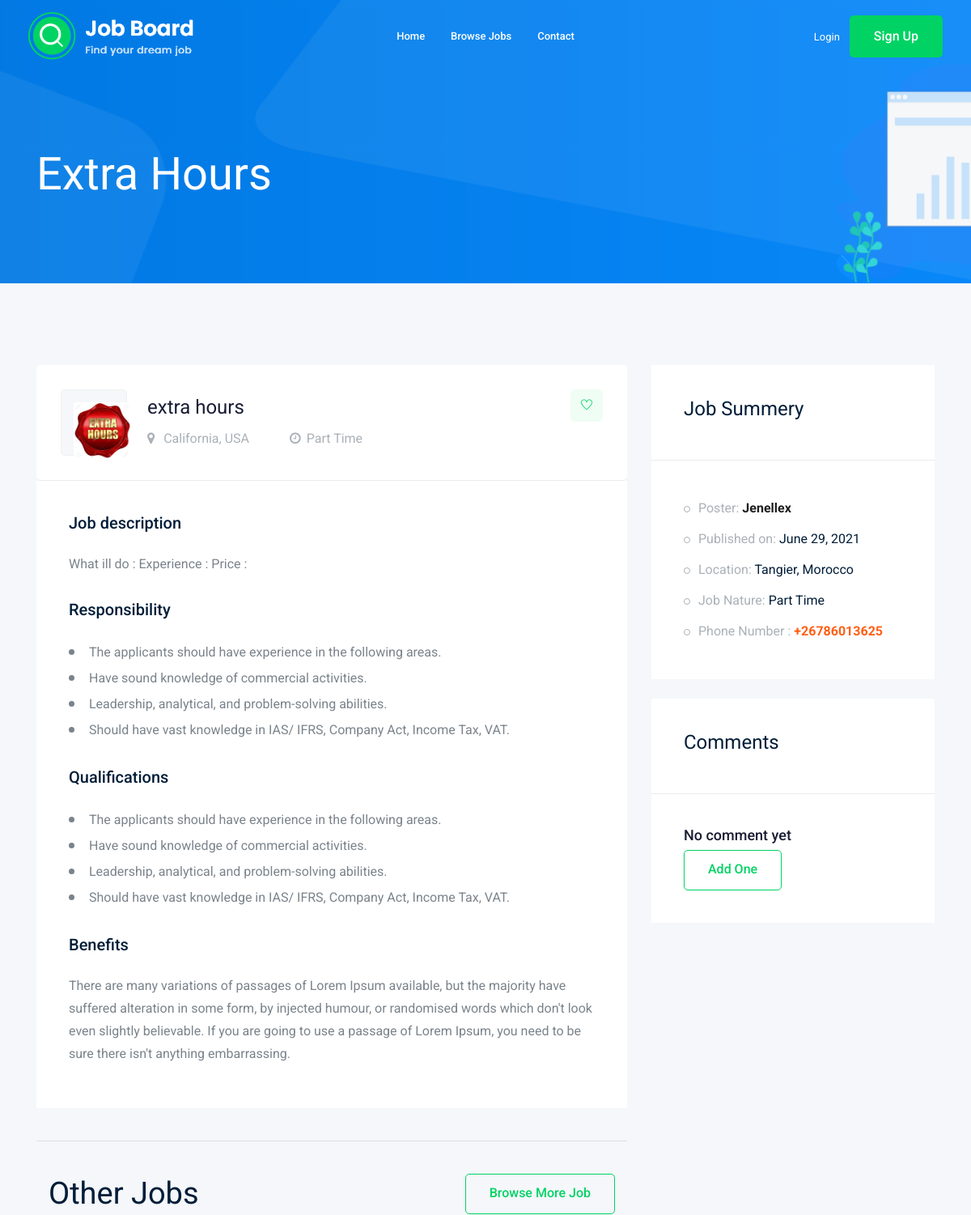
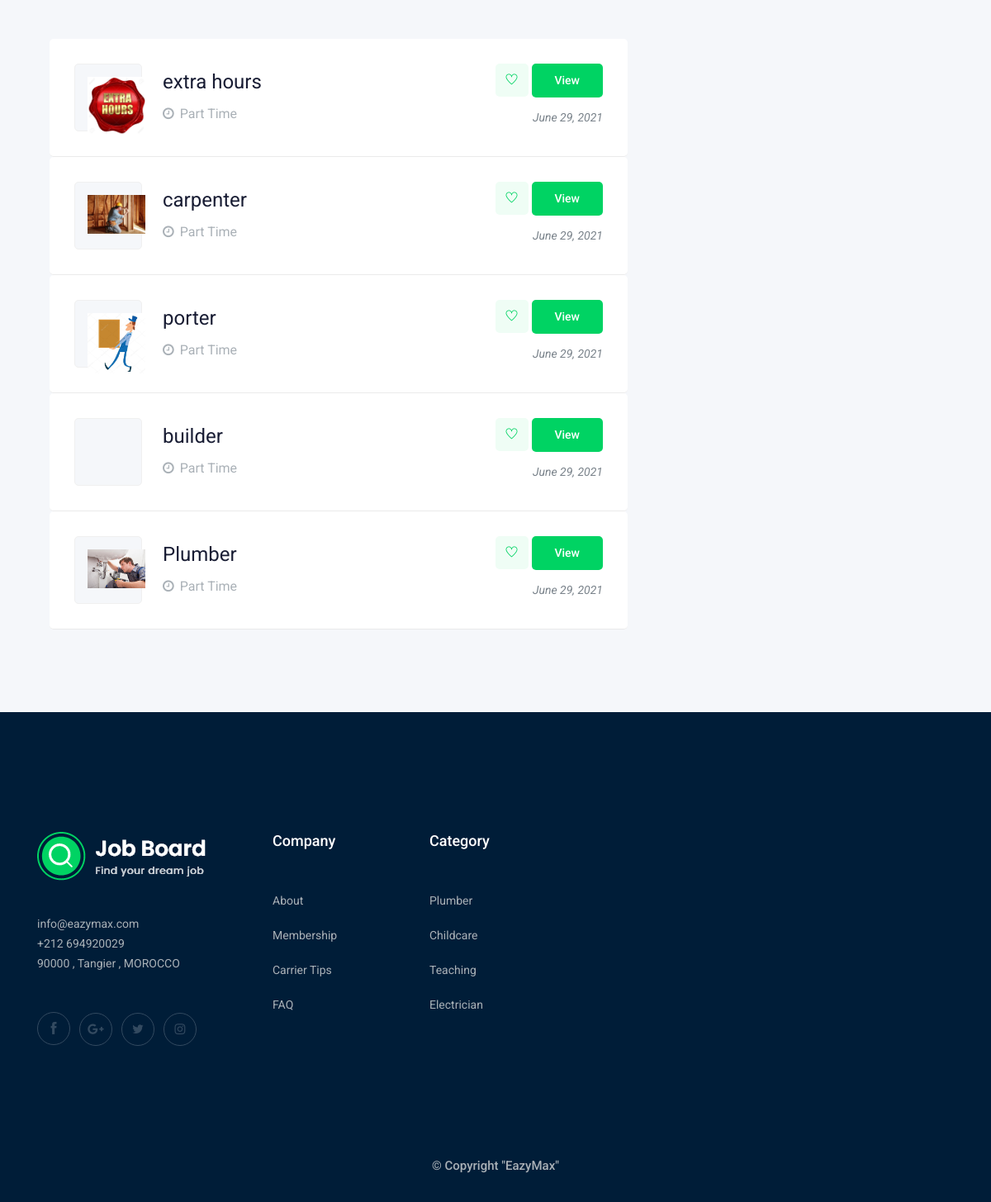
Page /jobs/extra-hours/ on the committed database (2 pictures, top to bottom).
### jobs/models.py (models this page shows, shortened)
class Job(models.Model):
    JOB_TYPE = (
        ('Full Time','Full Time'),
        ('Part Time','Part Time')
    )
    title = models.CharField(max_length=250)
    poster = models.ForeignKey(User,related_name='job_poster',on_delete=models.CASCADE)
    description = models.TextField(default="What ill do : \nExperience : \nPrice : ",max_length=2000,blank=True,null=True)
    job_type = models.CharField(max_length=100,choices=JOB_TYPE,null=True,blank=True)
    date_posted = models.DateTimeField(auto_now_add=True)
    featured = models.BooleanField(default=False)
    image = models.ImageField(upload_to=image_upload,default="jobs/default.jpg")
    category = models.ForeignKey(Category,on_delete=models.CASCADE)
    slug = models.SlugField(null=True,blank=True)
    class Meta:
        ordering = ('-date_posted',)

### accounts/models.py (models this page shows, shortened)
class Profile(models.Model):
    user = models.OneToOneField(User,on_delete=models.CASCADE)
    featured = models.BooleanField(default=False)
    phone_number = models.CharField(max_length=20)
    image = models.ImageField(upload_to="profile/",default="profile/default.jpg")

### jobs/views.py (the view)
# urls.py: path('<str:slug>/',job_detail,name="job_detail"),
def job_detail(request,slug):
    job = Job.objects.get(slug=slug)
    jobs = list(Job.objects.all())
    recent_jobs = random.sample(jobs,5)
    if request.method == 'POST' :
        form = ApplyForm(request.POST,request.FILES)
        if form.is_valid():
            my_form = form.save(commit=False)
            my_form.job = job
            my_form.save()
    else :
        form = ApplyForm
    context = {
        'job' : job,
        'form' : form,
        'jobs' : recent_jobs,
    }
    return render(request,'jobs/job_detail.html',context)

### jobs/templates/jobs/job_detail.html (shortened to what this page needs)
{% extends 'base.html' %}
{% load bootstrap4 %}
{% block content %}
    <div class="bradcam_area bradcam_bg_1">
        <div class="container">
            <div class="row">
                <div class="col-xl-12">
                    <div class="bradcam_text">
                        <h3>{{job.title}}</h3>
                    </div>
                </div>
            </div>
        </div>
    </div>
    <div class="job_details_area">
        <div class="container">
            <div class="row">
                <div class="col-lg-8">
                    <div class="job_details_header">
                        <div class="single_jobs white-bg d-flex justify-content-between">
                            <div class="jobs_left d-flex align-items-center">
                                <div class="thumb">
                                    <img style="width: 70px;" src="{{job.image.url}}" alt="">
                                </div>
                                <div class="jobs_conetent">
                                    <a href="#"><h4>{{job.title}}</h4></a>
                                    <div class="links_locat d-flex align-items-center">
                                        <div class="location">
                                            <p> <i class="fa fa-map-marker"></i> California, USA</p>
                                        </div>
                                        <div class="location">
                                            <p> <i class="fa fa-clock-o"></i>{{job.job_type}}</p>
                                        </div>
                                    </div>
                                </div>
                            </div>
                            <div class="jobs_right">
                                <div class="apply_now">
                                    <a class="heart_mark" href="#"> <i class="ti-heart"></i> </a>
                                </div>
                            </div>
                        </div>
                    </div>
                    <div class="descript_wrap white-bg">
                        <div class="single_wrap">
                            <h4>Job description</h4>
                            <p>{{job.description}}</p>
                        </div>
                        <div class="single_wrap">
                            <h4>Responsibility</h4>
                            <ul>
                                <li>The applicants should have experience in the following areas.
                                </li>
                                <li>Have sound knowledge of commercial activities.</li>
                                <li>Leadership, analytical, and problem-solving abilities.</li>
                                <li>Should have vast knowledge in IAS/ IFRS, Company Act, Income Tax, VAT.</li>
                            </ul>
                        </div>
                        <div class="single_wrap">
                            <h4>Qualifications</h4>
                            <ul>
                                <li>The applicants should have experience in the following areas.
                                </li>
                                <li>Have sound knowledge of commercial activities.</li>
                                <li>Leadership, analytical, and problem-solving abilities.</li>
                                <li>Should have vast knowledge in IAS/ IFRS, Company Act, Income Tax, VAT.</li>
                            </ul>
                        </div>
                        <div class="single_wrap">
                            <h4>Benefits</h4>
                            <p>There are many variations of passages of Lorem Ipsum available, but the majority have suffered alteration in some form, by injected humour, or randomised words which don't look even slightly believable. If you are going to use a passage of Lorem Ipsum, you need to be sure there isn't anything embarrassing.</p>
                        </div>
                    </div>
                    <br>
                    <hr>
                    <br>
                    <div class="container">
                        <div class="row align-items-center">
                            <div class="col-lg-6">
                                <div class="section_title">
                                    <h3>Other Jobs</h3>
                                </div>
                            </div>
                            <div class="col-lg-6">
                                <div class="brouse_job text-right">
                                    <a href="{% url 'jobs:job_list' %}" class="boxed-btn4">Browse More Job</a>
                                </div>
                            </div>
                        </div>
                        <br>
                        <br>
                        <div class="job_lists">
                            <div class="row">
                                {% for job in jobs %}
                                    <div class="col-lg-12 col-md-12">
                                        <div class="single_jobs white-bg d-flex justify-content-between">
                                            <div class="jobs_left d-flex align-items-center">
                                                <div class="thumb">
                                                    <img style="width: 70px;"  src="{{job.image.url}}" alt="">
                                                </div>
                                                <div class="jobs_conetent">
                                                    <a href="{% url 'jobs:job_detail' job.slug %}"><h4>{{job.title}}</h4></a>
                                                    <div class="links_locat d-flex align-items-center">
                                                        <div class="location">
                                                            <p> <i class="fa fa-clock-o"></i>{{job.job_type}}</p>
                                                        </div>
                                                    </div>
                                                </div>
                                            </div>
                                            <div class="jobs_right">
                                                <div class="apply_now">
                                                    <a class="heart_mark" href="#"> <i class="ti-heart"></i> </a>
                                                    <a href="{% url 'jobs:job_detail' job.slug %}" class="boxed-btn3">View</a>
                                                </div>
                                                <div class="date">
                                                    <p>{{job.date_posted|date:"F d, Y"}}</p>
                                                </div>
                                            </div>
                                        </div>
                                    </div>
                                {% endfor %}
                            </div>
                        </div>
                    </div>
                </div>
                <div class="col-lg-4">
                    <div class="job_sumary">
                        <div class="summery_header">
                            <h3>Job Summery</h3>
                        </div>
                        <div class="job_content">
                            <ul>
                                <li>Poster: <b><a href="{% url 'accounts:profile' job.poster.id %}" class="">{{job.poster}}</a></b></li>
                                <li>Published on: <span>{{job.date_posted|date:"F d, Y"}}</span></li>
                                <li>Location: <span>Tangier, Morocco</span></li>
                                <li>Job Nature: <span>{{job.job_type}}</span></li>
                                <li>Phone Number : <b>
                                    {% if job.poster.profile.phone_number %}
                                        +{{job.poster.profile.phone_number}}
                                    {% else %}
                                        None
                                    {% endif %}
                                </b></li>
                            </ul>
                        </div>
                    </div>
                    <br>
                    <div class="job_sumary">
                        <div class="summery_header">
                            <h3>Comments</h3>
                        </div>
                        <div class="job_content">
                            {% if not job.comments.all %}
                                <h4>No comment yet</h4>
                                <a class="boxed-btn4" href="{% url 'jobs:add_comment' job.id %}">Add One</a>
                            {% endif %}
                        </div>
                    </div>
                </div>
            </div>
        </div>
    </div>
{% endblock %}

### rows in the picture
Job: title "Extra Hours", image (picture), title "extra hours", job_type "Part Time", description "What ill do : Experience : Price :", date_posted "June 29, 2021", poster "Jenellex", poster.profile.phone_number "26786013625"
Job: image (picture), title "carpenter", job_type "Part Time", date_posted "June 29, 2021"
Job: image (picture), title "porter", job_type "Part Time", date_posted "June 29, 2021"
Job: title "builder", job_type "Part Time", date_posted "June 29, 2021"
Job: image (picture), title "Plumber", job_type "Part Time", date_posted "June 29, 2021"
